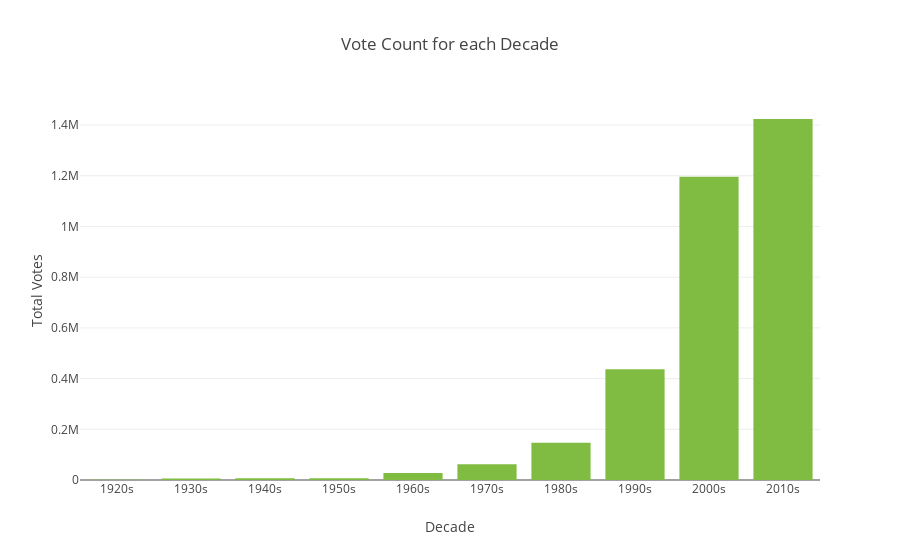

Notebook code for this chart:
### Code cell
bar_data = [go.Bar(x=df_by_vote['decade']\
                   , y=df_by_vote["vote_count"],
                     marker=dict(
                        color='rgb(127,188,65)'
                    ))]

py.offline.iplot({ 'data': bar_data,
            'layout': {
               'title': 'Vote Count for each Decade',
               'xaxis': {
                 'title': 'Decade'},
               'yaxis': {
                'title': 'Total Votes'}
        }})

### Figure 1 — Plotly figure (JSON) as saved in the notebook; plotly's stock layout.template omitted (floating-point values rounded to 4 significant figures)
{"data": [{"marker": {"color": "rgb(127,188,65)"}, "type": "bar", "uid": "53808ddd-d9b6-46cf-b0c2-c32bf8186a5d", "x": ["1920s", "1930s", "1940s", "1950s", "1960s", "1970s", "1980s", "1990s", "2000s", "2010s"], "y": [742, 6182, 7325, 7203, 27730, 62479, 146993, 436488, 1195879, 1423974]}], "layout": {"title": "Vote Count for each Decade", "xaxis": {"title": "Decade"}, "yaxis": {"title": "Total Votes"}}}
